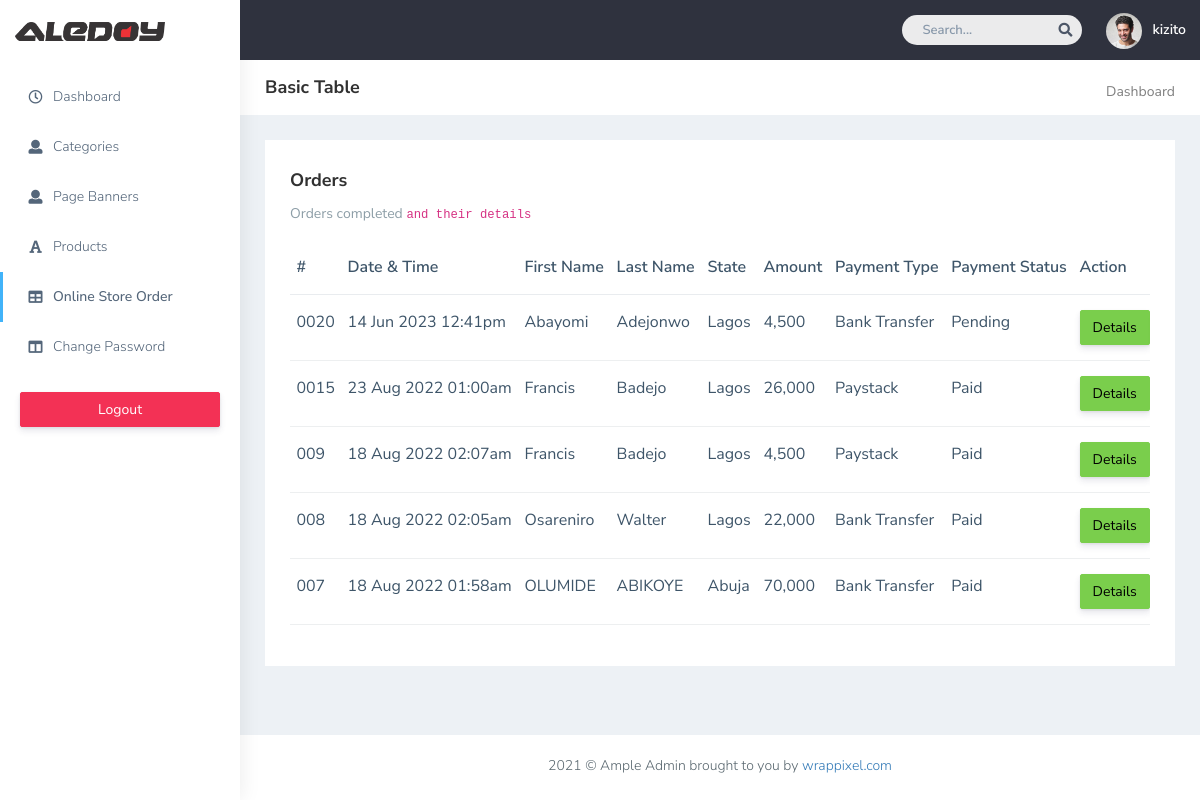
/admin/order.php (signed in), run on the app's committed database.
### tables this page shows
CREATE TABLE `orders` (
  `id` int(6) UNSIGNED NOT NULL,
  `ip_address` varchar(200) DEFAULT NULL,
  `date_time` datetime DEFAULT NULL,
  `firstname` varchar(50) DEFAULT NULL,
  `lastname` varchar(50) DEFAULT NULL,
  `email` varchar(50) DEFAULT NULL,
  `phone` varchar(30) DEFAULT NULL,
  `address` varchar(60) DEFAULT NULL,
  `city` varchar(30) DEFAULT NULL,
  `state` varchar(20) DEFAULT NULL,
  `payment_type` varchar(40) DEFAULT NULL,
  `amount` varchar(30) DEFAULT NULL,
  `payment_status` varchar(20) DEFAULT 'Pending',
  `order_status` varchar(20) DEFAULT 'pending'
);

### admin/fns.php (called while the page is built, shortened)
<?php
    function mydate($date)
    {
        $new_date = date('d M Y h:ia', strtotime($date));
        return $new_date;
    }
?>

### admin/order.php (the view, shortened to what this page needs)
<?php
include('connect.php');
require_once('fns.php');
if($_POST['search'])
{
  $query = "select * from orders where firstname like '%".$_POST['search']."%' or lastname like '%".$_POST['search']."%' or email like '%".$_POST['search']."%' ";
}
else{
$query = "select * from orders where order_status = 'complete' order by id desc";
}
$result = mysqli_query($conn,$query);
$num = mysqli_num_rows($result);
?>
<!DOCTYPE html>
<html dir="ltr" lang="en">
<head>
   <link href="css/style.min.css" rel="stylesheet">
</head>
<body>
    <div id="main-wrapper" data-layout="vertical" data-navbarbg="skin5" data-sidebartype="full"
        data-sidebar-position="absolute" data-header-position="absolute" data-boxed-layout="full">
        <header class="topbar" data-navbarbg="skin5">
            <nav class="navbar top-navbar navbar-expand-md navbar-dark">
                <div class="navbar-header" data-logobg="skin6">
                    <a class="navbar-brand" href="dashboard.php">
                        <span class="logo-text">
                            <img src="plugins/images/Aledoy_Logo.png" style="width: 150px;" alt="homepage" />
                        </span>
                    </a>
                </div>
                <div class="navbar-collapse collapse" id="navbarSupportedContent" data-navbarbg="skin5">
                    <ul class="navbar-nav ms-auto d-flex align-items-center">
                        <li class=" in">
                            <form role="search" action="order.php" method="post" class="app-search d-none d-md-block me-3">
                                <input name="search" type="text" placeholder="Search..." class="form-control mt-0">
                                <a href="" class="active">
                                    <i class="fa fa-search"></i>
                                </a>
                            </form>
                        </li>
                        <li>
                            <a class="profile-pic" href="#">
                                <img src="plugins/images/users/varun.jpg" alt="user-img" width="36"
                                    class="img-circle"><span class="text-white font-medium"><?php echo $_SESSION['valid_user'] ?></span></a>
                        </li>
                    </ul>
                </div>
            </nav>
        </header>
        <aside class="left-sidebar" data-sidebarbg="skin6">
            <div class="scroll-sidebar">
                <?php include('sidenav.php'); ?>
            </div>
        </aside>
        <div class="page-wrapper">
            <div class="page-breadcrumb bg-white">
                <div class="row align-items-center">
                    <div class="col-lg-3 col-md-4 col-sm-4 col-xs-12">
                        <h4 class="page-title">Basic Table</h4>
                    </div>
                    <div class="col-lg-9 col-sm-8 col-md-8 col-xs-12">
                        <div class="d-md-flex">
                            <ol class="breadcrumb ms-auto">
                                <li><a href="#" class="fw-normal">Dashboard</a></li>
                            </ol>
                        </div>
                    </div>
                </div>
            </div>
            <div class="container-fluid">
                <div class="row">
                    <div class="col-sm-12">
                        <div class="white-box">
                            <h3 class="box-title">Orders</h3>
                            <p class="text-muted">Orders completed <code>and their details</code></p>
                            <div class="table-responsive">
                                <table class="table text-nowrap">
                                    <thead>
                                        <tr>
                                            <th class="border-top-0">#</th>
                                            <th class="border-top-0">Date & Time</th>
                                            <th class="border-top-0">First Name</th>
                                            <th class="border-top-0">Last Name</th>
                                            <th class="border-top-0">State</th>
                                            <th class="border-top-0">Amount</th>
                                            <th class="border-top-0">Payment Type</th>
                                            <th class="border-top-0">Payment Status</th>
                                            <th class="border-top-0">Action</th>
                                        </tr>
                                    </thead>
                                    <tbody>
                                    <?php
                                        for($i=0; $i<$num; $i++)
                                        {
                                            $row = mysqli_fetch_array($result);
                                    ?>
                                        <tr>
                                            <td>00<?php echo $row['id']; ?></td>
                                            <td><?php echo mydate($row['date_time']); ?></td>
                                            <td><?php echo $row['firstname']; ?></td>
                                            <td><?php echo $row['lastname']; ?></td>
                                            <td><?php echo $row['state']; ?></td>
                                            <td><?php echo $row['amount']; ?></td>
                                            <td><?php echo $row['payment_type']; ?></td>
                                            <td><?php echo $row['payment_status']; ?></td>
                                            <td><a href="view-details.php?id=<?php echo base64_encode($row['id']); ?>" class="btn btn-success">Details</a>
                                            </td>
                                        </tr>
                                    <?php
                                        }
                                    ?>
                                    </tbody>
                                </table>
                            </div>
                        </div>
                    </div>
                </div>
            </div>
            <footer class="footer text-center"> 2021 © Ample Admin brought to you by <a
                    href="https://www.wrappixel.com/">wrappixel.com</a>
            </footer>
        </div>
    </div>
</body>
</html>

### data on the page
orders: id "20", date_time "14 Jun 2023 12:41pm", firstname "Abayomi", lastname "Adejonwo", state "Lagos", amount "4,500", payment_type "Bank Transfer", payment_status "Pending"
orders: id "15", date_time "23 Aug 2022 01:00am", firstname "Francis", lastname "Badejo", state "Lagos", amount "26,000", payment_type "Paystack", payment_status "Paid"
orders: id "9", date_time "18 Aug 2022 02:07am", firstname "Francis", lastname "Badejo", state "Lagos", amount "4,500", payment_type "Paystack", payment_status "Paid"
orders: id "8", date_time "18 Aug 2022 02:05am", firstname "Osareniro", lastname "Walter", state "Lagos", amount "22,000", payment_type "Bank Transfer", payment_status "Paid"
orders: id "7", date_time "18 Aug 2022 01:58am", firstname "OLUMIDE", lastname "ABIKOYE", state "Abuja", amount "70,000", payment_type "Bank Transfer", payment_status "Paid"

### other printed values
$_SESSION['valid_user'] "kizito"
